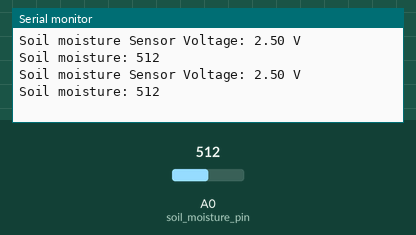
This sketch was run on a simulated Arduino Uno, built with avr-gcc and run on an emulated ATmega328P. Parts: the last lines printed to the serial monitor. The inputs (shaded band) are chosen by the test bench; at power-on: A0 (soil_moisture_pin) = 512.

Above: at 1.8 s.
1.9 s: A0 (soil_moisture_pin) set to 716
At 2.8 s:
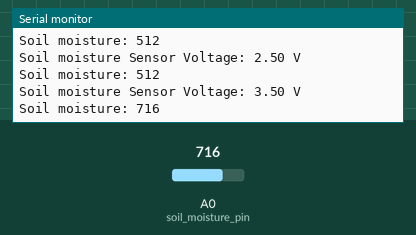
3.4 s: A0 (soil_moisture_pin) set to 900
At 4.8 s:
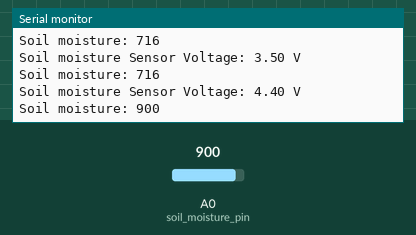
Timing chart, 0 to 6.4 s (numbered marks = the images above; inputs shaded):
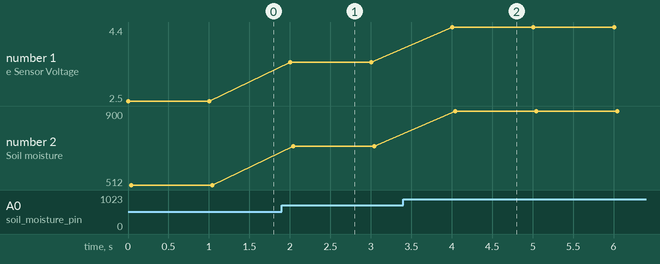

Measured:
- after the input at 1.9 s, the serial monitor: prints a new line after 0.10 s (image 1)
- after the input at 3.4 s, the serial monitor: prints a new line after 0.60 s (image 2)
- plotted number 1: 2.5 → 3.5 after the input at 1.9 s, 3.5 → 4.4 after the input at 3.4 s
- plotted number 2: 512 → 716 after the input at 1.9 s, 716 → 900 after the input at 3.4 s

The sketch:

analog-soil-moisture.ino
```cpp
// Simple code for Measuring Voltage
// analog sensor, 5 Volt
// Rainer Hoppe, https://test-wetterstation.de


int soil_moisture_pin = A0; // AOUT pin on sensor
int iSoil_moisture=0;

void setup() {
  Serial.begin(9600); // serial port setup
}

void loop() {
  iSoil_moisture=analogRead(soil_moisture_pin);

  Serial.print("Soil moisture Sensor Voltage: ");
  Serial.print((float(iSoil_moisture)/1023.0)*5); // read sensor
  Serial.println(" V");

  Serial.print("Soil moisture: ");
  Serial.println(iSoil_moisture);


  delay(1000); // slight delay between readings
}
```
